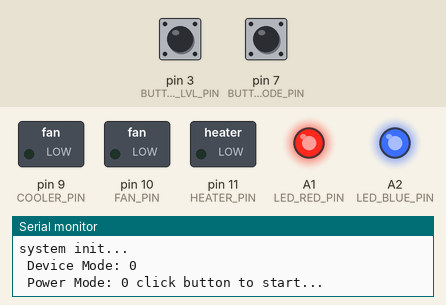
The sketch below on a simulated Arduino Uno, built with avr-gcc and run on an emulated ATmega328P. Shown: switched loads named in the sketch (green lamp = pin HIGH), output pins drawn as LEDs (lit = HIGH), the last lines printed to the serial monitor. The inputs (shaded band) are chosen by the test bench; at power-on: pin 3 (BUTTON_PW_LVL_PIN) HIGH, pin 7 (BUTTON_MODE_PIN) HIGH.

Above: at 3.3 s.
3.4 s: pin 3 (BUTTON_PW_LVL_PIN) pulled LOW for 3.2 s
At 7.8 s:
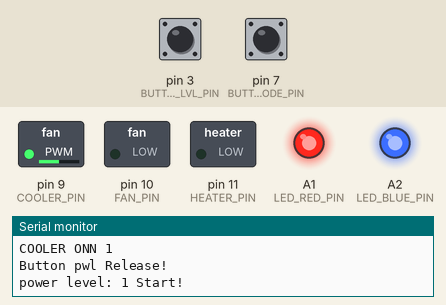
8.1 s: pin 7 (BUTTON_MODE_PIN) pulled LOW for 3.2 s
At 12.6 s:
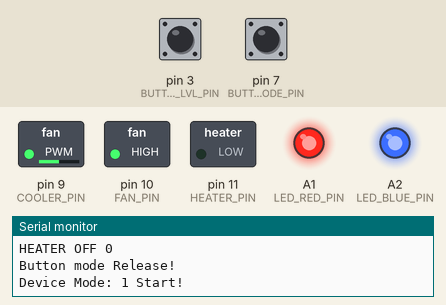
12.8 s: pin 3 (BUTTON_PW_LVL_PIN) pulled LOW for 1 s
At 16.5 s:
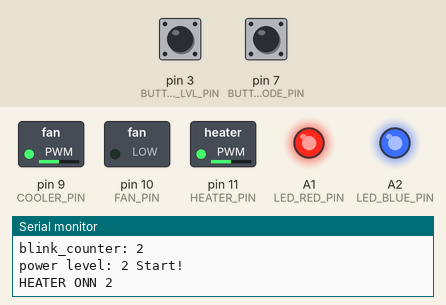
16.8 s: pin 3 (BUTTON_PW_LVL_PIN) pulled LOW for 0.15 s
At 17.47 s:
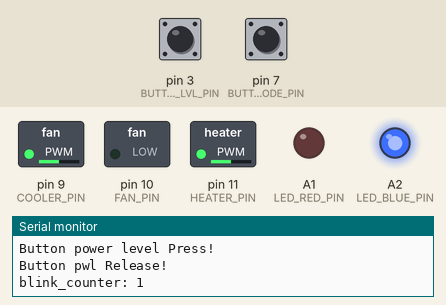
19.0 s: pin 7 (BUTTON_MODE_PIN) pulled LOW for 3.2 s
At 23.2 s:
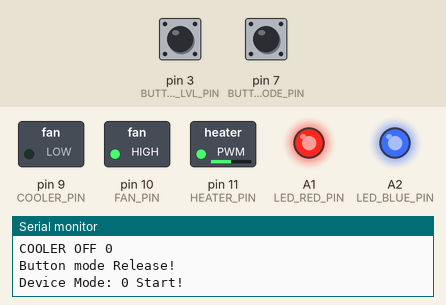
Timing chart, 0 to 24.7 s (numbered marks = the images above; inputs shaded):
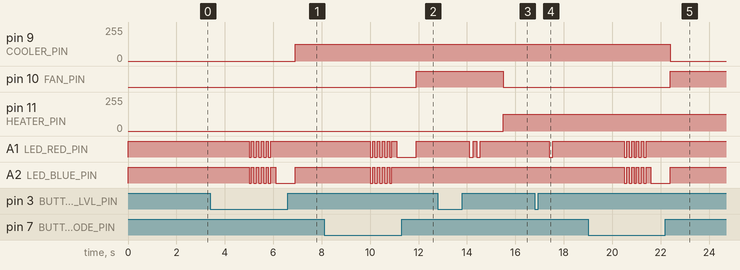

Measured:
- after the input at 3.4 s, pin 9 (COOLER_PIN): 0/255 → 127/255 after 3.5 s; A1 (LED_RED_PIN): alternates HIGH for 0.10 s and LOW for 0.10 s, 10 changes in all, then stays HIGH, starting after 1.6 s; A2 (LED_BLUE_PIN): goes 4 × (LOW 0.10 s, HIGH 0.10 s), LOW 0.10 s, HIGH 0.20 s, LOW 0.80 s, then HIGH, starting after 1.6 s
- after the input at 8.1 s, pin 9 (COOLER_PIN): stays 127/255 (without the input it goes to 0/255 after 1.9 s); pin 10 (FAN_PIN): LOW → HIGH after 3.8 s instead of 1.9 s
- after the input at 12.8 s, pin 10 (FAN_PIN): HIGH → LOW after 2.7 s instead of 2.2 s; pin 11 (HEATER_PIN): 0/255 → 127/255 after 2.7 s; A1 (LED_RED_PIN): alternates HIGH for 0.15 s and LOW for 0.15 s, 4 changes in all, then stays HIGH, starting after 1.3 s
- after the input at 16.8 s, A1 (LED_RED_PIN): HIGH → LOW after 0.60 s, → HIGH 0.15 s later
- after the input at 19.0 s, pin 9 (COOLER_PIN): 127/255 → 0/255 after 3.4 s; pin 10 (FAN_PIN): LOW → HIGH after 3.4 s instead of 1.5 s

The sketch:

coolbrace.ino
```cpp
/*** PWM table ***/
/* 0/255    0% */
/* 64/255   25% */
/* 127/255  50% */
/* 191/255  75% ~ 23C */
/* 255/255  100% */

/*
 * cooler 1  -------
 *          |       |
 *          |       |       |        |        |        |
 *          -       ------------------------------------
 * cooler 2          -------
 *                  |       |
 *                  |       |        |        |        |
 *          ---------       ----------------------------
 * cooler 3                  --------
 *                          |        |
 *                          |        |        |        |
 *          -----------------        -------------------
 *
 *
 */

#define PWM_00_PERCENT    0   // OFF
#define PWM_10_PERCENT    26
#define PWM_25_PERCENT    64  // mode 1
#define PWM_35_PERCENT    90
#define PWM_50_PERCENT    127 // mode 2
#define PWM_55_PERCENT    140
#define PWM_60_PERCENT    152
#define PWM_75_PERCENT    191 // mode 3
#define PWM_90_PERCENT    229
#define PWM_100_PERCENT   255 // mode 4

#define PWM_ON       0xFF
#define PWM_OFF      0x00

#define COOLER_MODE       0
#define HEATER_MODE       1
#define COOLER_MODE_SUPPORTED    4
#define HEATER_MODE_SUPPORTED    2

#define COOLER_PIN        9   // sò
#define HEATER_PIN        11
#define FAN_PIN           10  // Fan
#define LED_RED_PIN       A1  // Active LOW
#define LED_BLUE_PIN      A2  // Active LOW
#define BUTTON_PW_LVL_PIN        3   // pull-up Active LOW
#define BUTTON_MODE_PIN          7   // pull-up Active LOW

// LED attribute
int ledState = HIGH;                  // ledState used to set the LED
unsigned long currentMillis = 0;
unsigned long previousMillis = 0;     // will store last time LED was updated
const long interval = 5000;            // interval at which to blink (milliseconds)
const long button_interval = 4000;            // interval at which to blink (milliseconds)

// Button attribute
int button_power_level_state = HIGH;
int prev_button_power_level_state = HIGH;
int button_mode_state = HIGH;
int prev_button_mode_state = HIGH;

static bool buttonModeInProgress = false;
static bool buttonPowerInProgress = false;
static bool buttonPowerLongPress = false;
static bool buttonModeLongPress = false;

// MODE attribute
unsigned int power_mode_supported = COOLER_MODE_SUPPORTED;
unsigned int power_level = 0; // off
unsigned int prev_cooler_power_level = 0; // off
unsigned int prev_heater_power_level = 0; // off
unsigned int controlState = PWM_OFF;
bool device_mode = COOLER_MODE;

void setup() {

  Serial.begin(115200);
  Serial.println("\nsystem init...");

  pinMode(COOLER_PIN, OUTPUT);
  pinMode(HEATER_PIN, OUTPUT);
  pinMode(FAN_PIN, OUTPUT);
  pinMode(BUTTON_PW_LVL_PIN, INPUT);
  pinMode(BUTTON_MODE_PIN, INPUT);

  pinMode(LED_RED_PIN, OUTPUT);
  digitalWrite(LED_RED_PIN, HIGH);
  pinMode(LED_BLUE_PIN, OUTPUT);
  digitalWrite(LED_BLUE_PIN, HIGH);

  Serial.print("\n Device Mode: ");Serial.print(device_mode);
  Serial.print("\n Power Mode: ");Serial.print(power_level); Serial.print(" click button to start...\n");
}

enum blinkState {
  BLINK_TURN_ON,
  BLINK_CHANGE_MODE,
  BLINK_CHANGE_POWER_LEVEL,
  BLINK_TURN_OFF
};
void power_level_indicate() {

  static unsigned int blink_counter;
  blinkState blink_state;
  unsigned int prev_power_level;

  if(blink_counter != 0) return;

  if(device_mode == COOLER_MODE) {
    prev_power_level = prev_cooler_power_level;
  } else {
    prev_power_level = prev_heater_power_level;
  }

  if(prev_power_level == 0 && power_level > 0 ) { // ON
    blink_counter = 5;
    blink_state = BLINK_TURN_ON;
  } else if(power_level > 0 && buttonModeInProgress == true) { // CHANGE MODE
    blink_counter = 5;
    blink_state = BLINK_CHANGE_MODE;
  } else if (prev_power_level != 0 && power_level > 0 && buttonPowerInProgress == true) { // CHANGE POWER LEVEL
    blink_counter = power_level;
    blink_state = BLINK_CHANGE_POWER_LEVEL;
  } else if (prev_power_level != 0 && power_level == 0) { // OFF
    blink_counter = 5;
    blink_state = BLINK_TURN_OFF;
  } else {
    // NOTHING
  }

  Serial.print("blink_counter: "); Serial.println(blink_counter);
  ledState = HIGH;
  do {
    // if the LED is off turn it on and vice-versa:
    if (ledState == LOW) {
      ledState = HIGH;
      blink_counter--;
    } else {
      ledState = LOW;
    }

    if(blink_state ==  BLINK_TURN_ON || blink_state ==  BLINK_CHANGE_MODE) { // ON or CHANGE MODE
        digitalWrite(LED_BLUE_PIN, ledState);
        digitalWrite(LED_RED_PIN, ledState);
        delay(100);
        // standby little bit indicate mode cooler/heater ON
        if(blink_counter == 0) {
          // turn off
          digitalWrite(LED_BLUE_PIN, HIGH);
          digitalWrite(LED_RED_PIN, HIGH);
          delay(100);
          if(device_mode == COOLER_MODE) {
            digitalWrite(LED_BLUE_PIN, LOW);
          } else {
            digitalWrite(LED_RED_PIN, LOW);
          }
        }
    }else if(blink_state ==  BLINK_CHANGE_POWER_LEVEL) { // CHANGE POWER LEVEL
      if(device_mode == COOLER_MODE) {
        digitalWrite(LED_BLUE_PIN, ledState);
      } else {
        digitalWrite(LED_RED_PIN, ledState);
      }
      delay(150);
    }else if (blink_state ==  BLINK_TURN_OFF) { // OFF
      digitalWrite(LED_RED_PIN, ledState);
      delay(100);
    } else {
      // NOTHING
    }
  } while(blink_counter);

  delay(800);
  digitalWrite(LED_BLUE_PIN, HIGH);
  digitalWrite(LED_RED_PIN, HIGH);

  if(device_mode == COOLER_MODE) {
    prev_cooler_power_level = power_level;
  } else {
    prev_heater_power_level = power_level;
  }

}

void button_mode_long_press(long timediff) {
  if(power_level > 0) {
    if(buttonModeInProgress == true) {
      if(timediff > button_interval) {
        buttonModeLongPress = true;
        if(device_mode == HEATER_MODE) {
          device_mode = COOLER_MODE;
          power_mode_supported = COOLER_MODE_SUPPORTED; // update mode support
        } else {
          device_mode = HEATER_MODE;
          power_mode_supported = HEATER_MODE_SUPPORTED; // update mode support
        }
        power_level = 1;
        Serial.print("power level: "); Serial.print(power_level); Serial.println(" Start!");
        // blinking LED
        power_level_indicate();
      }
    }
  }
}

void button_power_level_long_press(long timediff) {
  if(buttonPowerInProgress == true) {  // Press & Hold
    if(power_level > 0) { // COOLER ON
      if(timediff > button_interval) {
        Serial.print("timediff: "); Serial.print(timediff); Serial.print(" interval: "); Serial.println(button_interval);
        buttonPowerLongPress = true;
        power_level = 0;
        // blinking LED
        power_level_indicate();
      }
    } else { // COOLER OFF
      if(timediff >= button_interval) {
        buttonPowerLongPress = true;
        power_level = 1;
        // blinking LED
        power_level_indicate();
        Serial.print("buttonPowerLongPress: "); Serial.println(buttonPowerLongPress);
        Serial.print("timediff: "); Serial.print(timediff); Serial.print(" interval: "); Serial.println(button_interval);
      }
    }
  }
}

void button_signal_handler() {
  // read the state of the BUTTON_PIN value:
  button_power_level_state = digitalRead(BUTTON_PW_LVL_PIN);
  button_mode_state = digitalRead(BUTTON_MODE_PIN);
  // check if the pushbutton is pressed.
  if (button_power_level_state == LOW && prev_button_power_level_state == HIGH) {
    buttonPowerInProgress = true;
    delay(300);
    // check if the pushbutton is actually pressed.
    if (button_power_level_state == LOW) {
      prev_button_power_level_state = button_power_level_state;
      Serial.println("");Serial.println("Button power level Press!");
    } else {
      buttonPowerInProgress = HIGH;
    }
  } else if (button_mode_state == LOW && prev_button_mode_state == HIGH) {
    buttonModeInProgress = true;
    delay(300);
    // check if the pushbutton is actually pressed.
    if (button_mode_state == LOW) {
      prev_button_mode_state = button_mode_state;
      Serial.println("");Serial.println("Button Mode Press!");
    } else {
      prev_button_mode_state = HIGH;
      buttonModeInProgress = false;
    }
  } else if (button_power_level_state == HIGH && prev_button_power_level_state == LOW && buttonPowerInProgress == true) {
    delay(300);
    // check if the pushbutton is actually release.
    if (button_power_level_state == HIGH && prev_button_power_level_state == LOW) {
      Serial.println("Button pwl Release!");
      // change mode
      if(power_level != 0 & buttonPowerLongPress != true) {
        if(power_level < power_mode_supported) {
          power_level++;
        } else {  // roll back mode 1
          power_level = 1;
        }
        // blinking LED
        power_level_indicate();
      }
      prev_button_power_level_state = button_power_level_state;
      buttonPowerLongPress = false;
      buttonPowerInProgress = false;
      Serial.print("power level: "); Serial.print(power_level); Serial.println(" Start!");
    } else {
      buttonPowerInProgress = false;
      prev_button_power_level_state = HIGH;
    }
  } else if (button_mode_state == HIGH && prev_button_mode_state == LOW && buttonModeInProgress == true) {
    delay(300);
    if (button_mode_state == HIGH && prev_button_mode_state == LOW){
      Serial.println("Button mode Release!");
      prev_button_mode_state = button_mode_state;
      buttonModeLongPress = false;
      buttonModeInProgress = false;
      Serial.print("Device Mode: "); Serial.print(device_mode); Serial.println(" Start!");
    } else {
      buttonModeInProgress = false;
      prev_button_mode_state = HIGH;
    }
  }
}

void cooler_handler(unsigned int controlState) {
  unsigned int coolerControl;
  if(power_level != 0) {
    coolerControl = power_level & controlState;
  } else {
    coolerControl = power_mode_supported + 1;
  }
  switch (coolerControl) {
    case 0:
      analogWrite(FAN_PIN, PWM_100_PERCENT);
      analogWrite(COOLER_PIN, PWM_00_PERCENT);
      Serial.println("COOLER OFF 0");
      break;

    case 1:
      analogWrite(FAN_PIN, PWM_00_PERCENT);
      analogWrite(COOLER_PIN, PWM_50_PERCENT);
      Serial.println("COOLER ONN 1");
      break;

    case 2:
      analogWrite(FAN_PIN, PWM_00_PERCENT);;
      analogWrite(COOLER_PIN, PWM_50_PERCENT);
      Serial.println("COOLER ONN 2");
      break;

    case 3:
      analogWrite(FAN_PIN, PWM_00_PERCENT);
      analogWrite(COOLER_PIN, PWM_75_PERCENT);
      Serial.println("COOLER ONN 3");
      break;

    case 4:
      analogWrite(FAN_PIN, PWM_00_PERCENT);
      analogWrite(COOLER_PIN, PWM_100_PERCENT);
      Serial.println("COOLER ONN 4");
      break;

    default:
      analogWrite(FAN_PIN, PWM_00_PERCENT);
      analogWrite(COOLER_PIN, PWM_00_PERCENT);
      Serial.println("COOLER OFF mode");
      break;
  }
}

void heater_handler(unsigned int controlState) {
  unsigned int heaterControl;
  if(power_level != 0) {
    heaterControl = power_level & controlState;
  } else {
    heaterControl = power_mode_supported + 1;
  }

  switch (heaterControl) {
    case 0:
      analogWrite(FAN_PIN, PWM_100_PERCENT);
      analogWrite(HEATER_PIN, PWM_00_PERCENT);
      Serial.println("HEATER OFF 0");
      break;

    case 1:
      analogWrite(FAN_PIN, PWM_00_PERCENT);
      analogWrite(HEATER_PIN, PWM_25_PERCENT);
      Serial.println("HEATER ONN 1");
      break;

    case 2:
      analogWrite(FAN_PIN, PWM_00_PERCENT);
      analogWrite(HEATER_PIN, PWM_50_PERCENT);
      Serial.println("HEATER ONN 2");
      break;

    default:
      analogWrite(FAN_PIN, PWM_00_PERCENT);
      analogWrite(HEATER_PIN, PWM_00_PERCENT);
      Serial.println("HEATER OFF mode");
      break;
  }
}

void loop() {
  currentMillis = millis();
  button_signal_handler();
  if (currentMillis - previousMillis >= interval) {
    button_power_level_long_press(currentMillis - previousMillis);
    button_mode_long_press(currentMillis - previousMillis);
    previousMillis = currentMillis;

    if (controlState == PWM_ON) {
      controlState = PWM_OFF;
    } else {
      controlState = PWM_ON;
    }

    if(device_mode == COOLER_MODE) {
      cooler_handler(controlState);
    } else {
      heater_handler(controlState);
    }
  }
}
```
